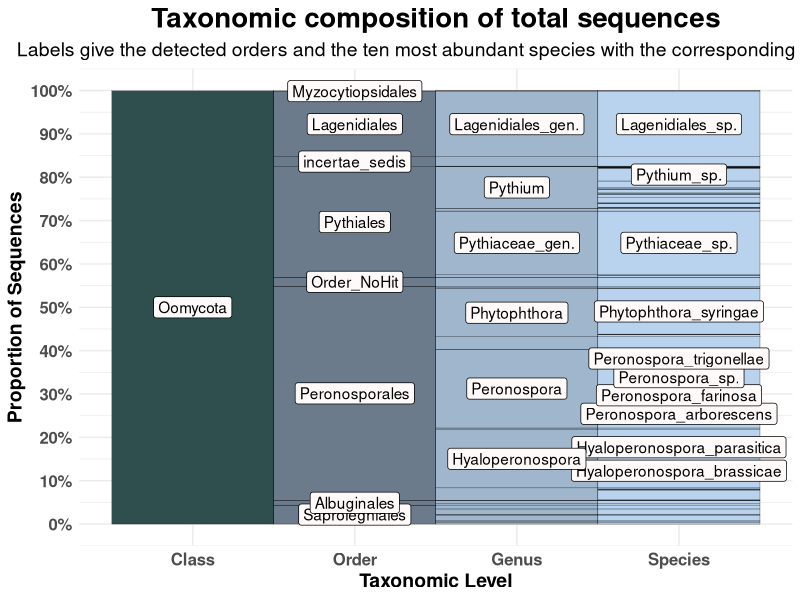
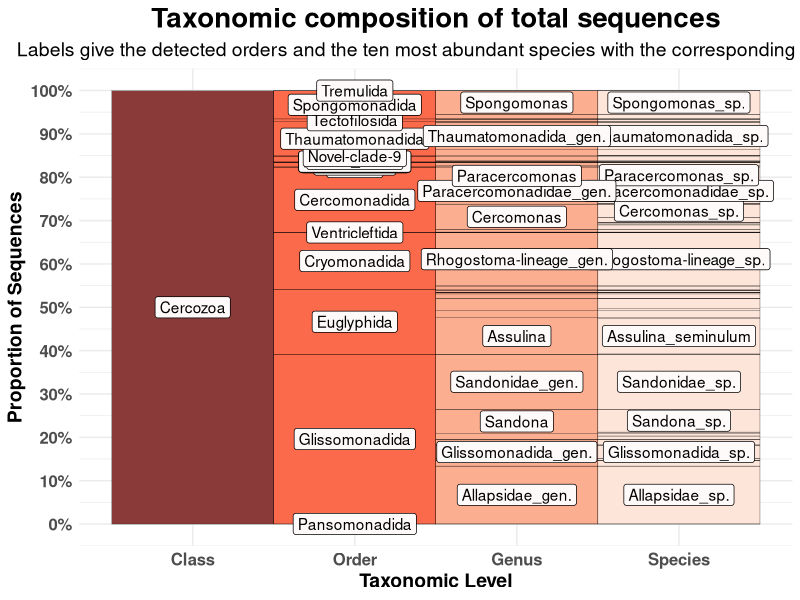

Generate these figures, in order, with R:
## ---- chunk 1
knitr::opts_chunk$set(echo = TRUE)
## ---- chunk 2
rm(list = ls())

library(igraph)
library(magrittr)
library(ggraph)
library(ggplot2)
library(plyr)
library(ggpubr)

#setwd("02_Taxonomic_Annotation_and_Visualisation/")

TAX = read.csv("../00_Data/Oomycota/04_OwnSamples_OTU_ContingencyTable_filtered_sequences_NCBI-nt_blasted_sorted_BestHit-TaxonomyTable_Oomycetes_sequences_vsearch-ITS1-BestHit_AnnotationRefined_noPipe.tsv", 
                    header = F, 
                    sep = "\t", 
                    stringsAsFactors = T)
OTU_Table = as.data.frame(read.csv("../00_Data/Oomycota/05_OwnSamples_OTU_Table_min-freq-9588_transposed_withMetadata.tsv", 
                     header = T, 
                     sep = "\t", 
                     stringsAsFactors = T))

SampleMetadata = OTU_Table[,1:5]
OTU_Table = OTU_Table[,6:ncol(OTU_Table)]

Abundances = colSums(OTU_Table)
TAX = cbind(TAX, Abundances)

colnames(TAX) = c("OTU_Number", "Order", "Family", "Genus", "Species", "ReferenceID", "PercentID", "Abundance")
TAX$OTU_ID = paste0("OTU", TAX$OTU_Number, "_", TAX$Species)
TAX$Class = "Oomycota"
## ---- chunk 3
# aggregate same species and sum their abundance
TAX_aggregated = ddply(TAX, "Species", numcolwise(sum))
# skip the family because it's quite redundant with the order
TAX = subset(TAX, select = c("Class", "Order", "Genus", "Species"))
TAX = TAX[order(TAX[,"Species"]),]

TAX_tmp0 = cbind.data.frame(Node1 = TAX$Class, Node.2 = TAX$Order)
TAX_tmp1 = cbind.data.frame(Node1 = TAX$Order, Node.2 = TAX$Genus)
#TAX_tmp2 = cbind.data.frame(Node1 = TAX$Family, Node.2 = TAX$Genus)
TAX_tmp3 = cbind.data.frame(Node1 = TAX$Genus, Node.2 = TAX$Species)
TAX_nodes = cbind.data.frame(Node1 = TAX_aggregated$Species, size = TAX_aggregated$Abundance)

# Here we extract the "non-leaf" levels, like Order and Genus
# then we set their abundance to 0
Others = cbind.data.frame(Node1 = c(as.character(TAX$Class), 
                                    as.character(TAX$Order), 
                                    #as.character(TAX$Family), 
                                    as.character(TAX$Genus)), 
                          size = 0) %>% unique()

Others$size = as.numeric(Others$size)
TAX_nodes = rbind(Others, TAX_nodes)
TAX_tree = rbind(TAX_tmp0, 
                 TAX_tmp1, 
                 #TAX_tmp2, 
                 TAX_tmp3)
TAX_nodes$size = as.numeric(TAX_nodes$size)

## ---- chunk 4
edges = as.data.frame(TAX_tree)
vertices = as.data.frame(TAX_nodes)
vertices$size = as.numeric(vertices$size)

# mask species labels to plot only higher taxonomic labels
# like Order, Family and Genus
vertices$BaseHits = ifelse(vertices$size != 0, 
                           NA, 
                           as.character(vertices$Node1))
vertices$BaseHitsMasked = ifelse(grepl("NoHit", vertices$BaseHits), 
                                 "NoHit", 
                                 vertices$BaseHits)

# Here we look for the ten most abundant species
vertices$TopHits = ifelse(vertices$size %in% seq(from = 0, to = 46517, by = 1), 
                          NA, 
                          as.character(vertices$Node1))
vertices$TopHitsMasked = ifelse(grepl("NoHit", vertices$TopHits), 
                                paste0(lapply(strsplit(as.character(vertices$TopHits), 
                                                       "_"), `[[`, 1), "_sp."), 
                                vertices$TopHits)

# get the genera from the top hits
vertices$TopHitsGenera = ifelse(vertices$Node1 %in% (edges$Node1[edges$Node.2 %in% vertices$TopHits] %>% unique()), 
                                as.character(vertices$Node1), 
                                NA)
vertices$TopHitsGeneraMasked = ifelse(grepl("NoHit", vertices$TopHitsGenera), 
                                      paste0(lapply(strsplit(as.character(vertices$TopHitsGenera), 
                                                       "_Genus_NoHit"), `[[`, 1), "_gen."), 
                                vertices$TopHitsGenera)

# get the order
vertices$Order = c("Oomycota", ifelse(vertices$Node1 %in% TAX$Order, 
                        as.character(vertices$Node1), 
                        NA)[2:length(vertices$Node1)])
vertices$size = as.numeric(vertices$size)
graph = graph_from_data_frame(edges, vertices = vertices, directed = T)
set.seed(1)
## ---- chunk 5
g = ggraph(graph, 'partition', circular = F, weight = size) + 
  geom_node_tile(aes(fill = as.factor(depth)), show.legend = F) +
  theme_minimal() +
  scale_fill_manual(values = c("darkslategray", "slategray4", 
                               "slategray3", "slategray2")) +
  # order labels
  geom_node_label(aes(x = x, y = y, label = vertices$Order), 
                 #angle = node_angle(x, y) + ifelse(x > 0, 90, -90)), 
            hjust = 0.5, vjust = 0.5, repel = F, 
            fill = "snow1") + 
  # Top 10 abundant taxa
  geom_node_label(aes(x = x, y = y, label = vertices$TopHitsMasked), 
                 #angle = node_angle(x, y) + ifelse(x > 0, 90, -90)), 
            hjust = 0.5, vjust = 0.5, repel = F, 
            fill = "snow1") +
  # Corresponding Genus
  geom_node_label(aes(x = x, y = y, label = vertices$TopHitsGeneraMasked), 
                 #angle = node_angle(x, y) + ifelse(x > 0, 90, -90)), 
            hjust = 0.5, vjust = 0.5, repel = F, 
            fill = "snow1")

# Get the maximum x value, this will be used to convert the axis to percent
Maxlabel = max(g$data$width)

g = g +
  scale_x_continuous(labels = function(x) paste0(round(x/Maxlabel*100,1), "%"), 
                     breaks = seq(from = 0, to = Maxlabel, length.out = 11)) +
  scale_y_continuous(breaks = c(1.5, 2.5, 3.5, 4.5),
                     minor_breaks = NULL, 
                     labels = c("Class", "Order", "Genus", "Species")) +
  labs(x = "Proportion of Sequences", 
       y = "Taxonomic Level", 
       title = "Taxonomic composition of total sequences", 
       subtitle = "Labels give the detected orders and the ten most abundant species with the corresponding genus") + 
  coord_flip() + 
  theme(axis.text=element_text(size=12, face = "bold"), 
        axis.title=element_text(size=14, face = "bold"), 
        plot.title = element_text(size = 20, face = "bold", hjust = 0.5), 
        plot.subtitle = element_text(size = 14, hjust = 0.5))

g
## ---- chunk 6

TAX_cerco = read.csv("../00_Data/Cercozoa/04_Cercozoa_OwnSamples_OTU_ContingencyTable_filtered_sequences_NCBI-nt_blasted_sorted_BestHit-TaxonomyTable_Cercozoa_sequences_vsearch-V4-BestHit_AnnotationRefined_noPipe.tsv", 
                    header = F, 
                    sep = "\t", 
                    stringsAsFactors = T)
OTU_Table_cerco = as.data.frame(read.csv("../00_Data/Cercozoa/05_Cercozoa_OwnSamples_OTU_Table_min-freq-15684_transposed_withMetadata.tsv", 
                     header = T, 
                     sep = "\t", 
                     stringsAsFactors = T))

SampleMetadata_Cerco = OTU_Table_cerco[,1:5]
OTU_Table_cerco = OTU_Table_cerco[,6:ncol(OTU_Table_cerco)]

Abundances = colSums(OTU_Table_cerco)
TAX_cerco = cbind(TAX_cerco, Abundances)

colnames(TAX_cerco) = c("OTU_Number", "Order", "Family", "Genus", "Species", "ReferenceID", "PercentID", "Abundance")
TAX_cerco$OTU_ID = paste0("OTU", TAX_cerco$OTU_Number, "_", TAX_cerco$Species)
TAX_cerco$Class = "Cercozoa"
## ---- chunk 7
# aggregate same species and sum their abundance
TAX_cerco_aggregated = ddply(TAX_cerco, "Species", numcolwise(sum))
# skip the family because it's quite redundant with the order
TAX_cerco = subset(TAX_cerco, select = c("Class", "Order", "Genus", "Species"))
TAX_cerco = TAX_cerco[order(TAX_cerco[,"Species"]),]

TAX_cerco_tmp0 = cbind.data.frame(Node1 = TAX_cerco$Class, Node.2 = TAX_cerco$Order)
TAX_cerco_tmp1 = cbind.data.frame(Node1 = TAX_cerco$Order, Node.2 = TAX_cerco$Genus)
#TAX_cerco_tmp2 = cbind.data.frame(Node1 = TAX_cerco$Family, Node.2 = TAX_cerco$Genus)
TAX_cerco_tmp3 = cbind.data.frame(Node1 = TAX_cerco$Genus, Node.2 = TAX_cerco$Species)
TAX_cerco_nodes = cbind.data.frame(Node1 = TAX_cerco_aggregated$Species, size = TAX_cerco_aggregated$Abundance)
Others_cerco = cbind.data.frame(Node1 = c(as.character(TAX_cerco$Class), 
                                    as.character(TAX_cerco$Order), 
                                    #as.character(TAX_cerco$Family), 
                                    as.character(TAX_cerco$Genus)), 
                          size = 0) %>% unique()

Others_cerco$size = as.numeric(Others_cerco$size)
TAX_cerco_nodes = rbind(Others_cerco, TAX_cerco_nodes)
TAX_cerco_tree = rbind(TAX_cerco_tmp0, 
                 TAX_cerco_tmp1, 
                 #TAX_cerco_tmp2, 
                 TAX_cerco_tmp3)
TAX_cerco_nodes$size = as.numeric(TAX_cerco_nodes$size)

## ---- chunk 8
edges_cerco = as.data.frame(TAX_cerco_tree)
vertices_cerco = as.data.frame(TAX_cerco_nodes)
vertices_cerco$size = as.numeric(vertices_cerco$size)

# mask species labels to plot only higher TAX_cercoonomic labels
vertices_cerco$BaseHits = ifelse(vertices_cerco$size != 0, 
                           NA, 
                           as.character(vertices_cerco$Node1))
vertices_cerco$BaseHitsMasked = ifelse(grepl("NoHit", vertices_cerco$BaseHits), 
                                 "NoHit", 
                                 vertices_cerco$BaseHits)
vertices_cerco$TopHits = ifelse(vertices_cerco$size %in% seq(from = 0, to = 41700, by = 1), 
                          NA, 
                          as.character(vertices_cerco$Node1))
vertices_cerco$TopHitsMasked = ifelse(grepl("NoHit", vertices_cerco$TopHits), 
                                paste0(lapply(strsplit(as.character(vertices_cerco$TopHits), 
                                                       "_"), `[[`, 1), "_sp."), 
                                vertices_cerco$TopHits)

# get the genera from the top hits
vertices_cerco$TopHitsGenera = ifelse(vertices_cerco$Node1 %in% (edges_cerco$Node1[edges_cerco$Node.2 %in% vertices_cerco$TopHits] %>% unique()), 
                                as.character(vertices_cerco$Node1), 
                                NA)
vertices_cerco$TopHitsGeneraMasked = ifelse(grepl("NoHit", vertices_cerco$TopHitsGenera), 
                                      paste0(lapply(strsplit(as.character(vertices_cerco$TopHitsGenera), 
                                                       "_Genus_NoHit"), `[[`, 1), "_gen."), 
                                vertices_cerco$TopHitsGenera)

# get the order
vertices_cerco$Order = c("Cercozoa", ifelse(vertices_cerco$Node1 %in% TAX_cerco$Order, 
                        as.character(vertices_cerco$Node1), 
                        NA)[2:length(vertices_cerco$Node1)])

graph_cerco = graph_from_data_frame(edges_cerco, vertices = vertices_cerco, directed = T)
set.seed(1)
## ---- chunk 9
g_cerco = ggraph(graph_cerco, 'partition', circular = F, weight = size) + 
  geom_node_tile(aes(fill = as.factor(depth)), show.legend = F) +
  theme_minimal() +
  scale_fill_manual(values = c("indianred4", "#fb6a4a", 
                               "#fcae91", "#fee5d9")) +
  # order labels
  geom_node_label(aes(x = x, y = y, label = vertices_cerco$Order), 
                 #angle = node_angle(x, y) + ifelse(x > 0, 90, -90)), 
            hjust = 0.5, vjust = 0.5, repel = F, 
            fill = "snow1") + 
  # Top 10 abundant TAX_cercoa
  geom_node_label(aes(x = x, y = y, label = vertices_cerco$TopHitsMasked), 
                 #angle = node_angle(x, y) + ifelse(x > 0, 90, -90)), 
            hjust = 0.5, vjust = 0.5, repel = F, 
            fill = "snow1") +
  # Corresponding Genus
  geom_node_label(aes(x = x, y = y, label = vertices_cerco$TopHitsGeneraMasked), 
                 #angle = node_angle(x, y) + ifelse(x > 0, 90, -90)), 
            hjust = 0.5, vjust = 0.5, repel = F, 
            fill = "snow1")

# Get the maximum x value, this will be used to convert the axis to percent
Maxlabel_cerco = max(g_cerco$data$width)

g_cerco = g_cerco +
  scale_x_continuous(labels = function(x) paste0(round(x/Maxlabel_cerco*100,1), "%"), 
                     breaks = seq(from = 0, to = Maxlabel_cerco, length.out = 11)) +
  scale_y_continuous(breaks = c(1.5, 2.5, 3.5, 4.5),
                     minor_breaks = NULL, 
                     labels = c("Class", "Order", "Genus", "Species")) +
  labs(x = "Proportion of Sequences", 
       y = "Taxonomic Level", 
       title = "Taxonomic composition of total sequences", 
       subtitle = "Labels give the detected orders and the ten most abundant species with the corresponding genus") + 
  coord_flip() + 
  theme(axis.text=element_text(size=12, face = "bold"), 
        axis.title=element_text(size=14, face = "bold"), 
        plot.title = element_text(size = 20, face = "bold", hjust = 0.5), 
        plot.subtitle = element_text(size = 14, hjust = 0.5))

g_cerco
## ---- chunk 10
g$labels$title = NULL
g_cerco$labels$title = NULL
g$labels$subtitle = NULL
g_cerco$labels$subtitle = NULL

combi = ggarrange(g_cerco, g, 
                  labels = c("A", "B"), 
                  ncol = 1, nrow = 2)

#ggsave("TaxonomicCompositionCombined.tif", plot = combi, 
#       device = "tiff", dpi = 600, width = 30, height = 37, 
#       units = "cm")
ggsave("TaxonomicCompositionCombined.png", plot = combi, 
       device = "png", dpi = 600, width = 30, height = 37, 
       units = "cm")
ggsave("TaxonomicCompositionCombined.jpeg", plot = combi, 
       device = "jpeg", dpi = 600, width = 30, height = 37, 
       units = "cm")
ggsave("TaxonomicCompositionCombined.pdf", plot = combi, 
       device = "pdf", dpi = 600, width = 30, height = 37, 
       units = "cm")
